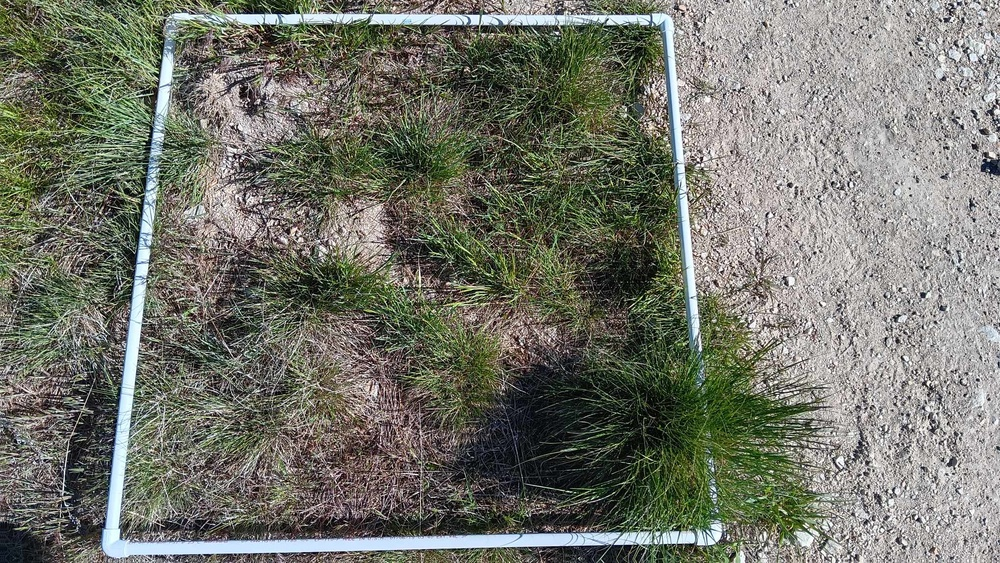
#> input picture test_photos/436528119_1196238948364443_4516331225441928269_n.jpg, 1000 x 563 px, shrunk from 2040 x 1148 before the run; its folder holds only this picture in this run
$ jupyter execute --allow-errors investigation_denoising_method.ipynb
#> lines starting #> are read from the running program, lines starting #| are printed output that depends on the picture; after the words box and inside, x2 and y2 are one past the last pixel; in counts of white or black regions, pixels touching at a corner belong together
The purpose of this notebook is to try all of the denoising methods and see which one works best. Use the following for loop to test each method on every image in quadrat_photos_subset_for_debugging.

[cell 1]
import glob
import cv2
import numpy as np
from matplotlib import pyplot as plt
from skimage import io, measure, img_as_float, img_as_ubyte
from scipy import ndimage as nd
from skimage.color import label2rgb
from skimage.restoration import denoise_nl_means, estimate_sigma


# Define a path to the folder that contains the photos I want to test with loops
path = '../photos/test_photos_greenhouse/*'

[cell 2]
for i, file in enumerate(glob.glob(path)):
    # Read in images in color
    img = cv2.imread(file)

    # Reduce the image size by half because the windows are too huge.
    img = cv2.resize(img, (0, 0), fx=.5, fy=.5)

    # Show each image in its own window.
    cv2.imshow(f'image {i}', img)

# Allows you to close all windows (individually, or close all with ctrl+w)
cv2.waitKey(0)
cv2.destroyAllWindows()

## cv2

### 2D custom filter

[cell 3]
# Start convolution by defining a kernel - a 25x25 matrix of all ones.
kernel = np.ones((3,3), np.float32) / 9
# Alternate option is (5,5) and divided by 25. It makes the images even more blurry.


for i, file in enumerate(glob.glob(path)):
    # Read in images in color
    img = cv2.imread(file)

    # Reduce the image size by half because the windows are too huge.
    img = cv2.resize(img, (0, 0), fx=.5, fy=.5)

    # Apply 2D custom filter
    filter_2D = cv2.filter2D(img, -1, kernel)

    # Show each image in its own window.
    cv2.imshow(f'image {i}', filter_2D)

# Allows you to close all windows (individually, or close all with ctrl+w)
cv2.waitKey(0)
cv2.destroyAllWindows()

### Blur

[cell 4]
for i, file in enumerate(glob.glob(path)):
    # Read in images in color
    img = cv2.imread(file)

    # Reduce the image size by half because the windows are too huge.
    img = cv2.resize(img, (0, 0), fx=.5, fy=.5)

    # Apply blur filter
    img_blur = cv2.blur(img, (3,3))

    # Show each image in its own window.
    cv2.imshow(f'image {i}', img_blur)

# Allows you to close all windows (individually, or close all with ctrl+w)
cv2.waitKey(0)
cv2.destroyAllWindows()

### Gaussian Blur

[cell 5]
for i, file in enumerate(glob.glob(path)):
    # Read in images in color
    img = cv2.imread(file)

    # Reduce the image size by half because the windows are too huge.
    img = cv2.resize(img, (0, 0), fx=.5, fy=.5)

    # Apply gaussian blur filter
    img_gaussian_blur = cv2.GaussianBlur(img, (3,3), 0)

    # Show each image in its own window.
    cv2.imshow(f'image {i}', img_gaussian_blur)

# Allows you to close all windows (individually, or close all with ctrl+w)
cv2.waitKey(0)
cv2.destroyAllWindows()

### Median Filter
(designed to blur but maintain edges)

[cell 6]
for i, file in enumerate(glob.glob(path)):
    # Read in images in color
    img = cv2.imread(file)

    # Reduce the image size by half because the windows are too huge.
    img = cv2.resize(img, (0, 0), fx=.5, fy=.5)

    # Apply median filter
    median_filtered_img = cv2.medianBlur(img, 3)

    # Show each image in its own window.
    cv2.imshow(f'image {i}', median_filtered_img)

# Allows you to close all windows (individually, or close all with ctrl+w)
cv2.waitKey(0)
cv2.destroyAllWindows()

### Bilateral filter
(designed to blur but maintain edges - generally better than median)

[cell 7]
for i, file in enumerate(glob.glob(path)):
    # Read in images in color
    img = cv2.imread(file)

    # Reduce the image size by half because the windows are too huge.
    img = cv2.resize(img, (0, 0), fx=.5, fy=.5)

    # Apply bilateral filter
    bilateral_blurred_img = cv2.bilateralFilter(img, d=9, sigmaColor=75, sigmaSpace=75)

    # Show each image in its own window.
    cv2.imshow(f'image {i}', bilateral_blurred_img)

# Allows you to close all windows (individually, or close all with ctrl+w)
cv2.waitKey(0)
cv2.destroyAllWindows()

### Non-Local means
Very smudgy, and seems to create artifacts. But seems pretty competent at isolating shapes.

NL means documentation:
https://pydocs.github.io/p/skimage/0.17.2/api/skimage.restoration.non_local_means.denoise_nl_means
https://scikit-image.org/docs/stable/auto_examples/filters/plot_nonlocal_means.html

[cell 8]
# BEWARE THIS FOR LOOP IT RUNS FOR A VERY LONG TIME. I'm saving the results in the folder nl_means_denoising_results so I don't have to run it again.

path = '../photos/test_photos/*'

for i, file in enumerate(glob.glob(path)):
    # Read in images in color
    img = io.imread(file)
#> img is the input picture: shape (563, 1000, 3); mean R, G, B 115.2, 116.8, 106.6

    # Reduce the image size by half because the windows are too huge.
    img = cv2.resize(img, (0, 0), fx=.5, fy=.5)
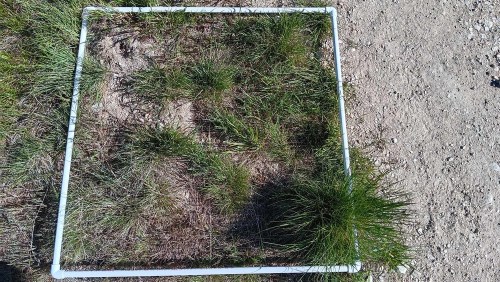
#> img: shape (282, 500, 3); mean R, G, B 115.3, 116.9, 106.8

    # Convert image to a float - necessary here because math will be done on the pixel values
    img = img_as_float(img)

    # estimate the noise standard deviation from the noisy image
    sigma_est = np.mean(estimate_sigma(img, channel_axis=-1))
#> sigma_est = 0.0836

    # Denoise the image based on the sigma that was just found
    denoised = denoise_nl_means(img, h=1.15 * sigma_est, fast_mode=True, patch_size=5, patch_distance=3)

    # Convert it back to ubyte
    denoised_ubyte = img_as_ubyte(denoised)

    plt.imsave(f'../results/test_photos_nl_means_denoised_io.imread()/io_image_{i}.jpg', denoised_ubyte)

I'm going to use the same method on a photo with the spyder color checker.

[cell 9]
img = cv2.imread('../photos/raw_photos/20240530_164439.jpg')

# Reduce the image size by half because the windows are too huge.
#> (the rest of this cell did not finish here and is left out)

Make a histogram showing the hue, saturation, and value distributions - before and after denoising

#> (a cell that did not finish here is left out)

[cell 11]
# Convert image to HSV
img_hsv = cv2.cvtColor(denoised_ubyte, cv2.COLOR_RGB2HSV)
#> img_hsv: shape (282, 500, 3); mean H, S, V 84.8, 5.4, 114.8

# Split the HSV image into its channels
hue, saturation, value = cv2.split(img_hsv)

# Make a histogram for each channel
plt.hist(value.flatten(), bins=256, color='gray', alpha=.6, label='Value')
plt.hist(saturation.flatten(), bins=256, color='teal', alpha=.6, label='Saturation')
plt.hist(hue.flatten(), bins=180, color='magenta', alpha=.6, label='Hue')

Looks like denoising switches the saturation to the opposite end and it splits the hue from one peak to two - at least for this image. Probably need to do this experiment on more of the images. For loop tomfoolery to follow.

[cell 12]
# Create a figure and a set of subplots with 4 rows and 5 columns
fig, axes = plt.subplots(nrows=4, ncols=5, figsize=(15, 10))

# Flatten the axes array for easy iteration
axes = axes.flatten()

# Precompute common constants
resize_factor = 0.5
hsv_bins = 256
hue_bins = 180
alpha_level = .6

for ax, file in zip(axes, glob.glob(path)):
    # Read in images in color
    img = cv2.imread(file, 1)
#> img: shape (563, 1000, 3)

    # Reduce the image size by half because the windows are too huge.
    img = cv2.resize(img, (0, 0), fx=resize_factor, fy=resize_factor)
#> img: shape (282, 500, 3)

    # DENOISE
    # Convert image to a float
    img = img_as_float(img)

    # estimate the noise standard deviation from the noisy image
    sigma_est = np.mean(estimate_sigma(img, channel_axis=-1))

    # Denoise the image based on the sigma that was just found
    denoised = denoise_nl_means(img, h=1.15 * sigma_est, fast_mode=True, patch_size=5, patch_distance=3)

    # Convert the image back into a ubyte
    denoised_ubyte = img_as_ubyte(denoised)

    # SPLIT FOR HISTOGRAMS
    # Convert the images to HSV
    img_hsv = cv2.cvtColor(denoised_ubyte, cv2.COLOR_RGB2HSV)
#> img_hsv: shape (282, 500, 3); mean H, S, V 31.2, 5.4, 114.8

    # Split the HSV image into its channels
    hue, saturation, value = cv2.split(img_hsv)

    # Make a histogram for each channel
    ax.hist(value.flatten(), bins=hsv_bins, color='gray', alpha=alpha_level, label='Value')
    ax.hist(saturation.flatten(), bins=hsv_bins, color='teal', alpha=alpha_level, label='Saturation')
    ax.hist(hue.flatten(), bins=hue_bins, color='magenta', alpha=alpha_level, label='Hue')


# Adjust layout
plt.tight_layout()
plt.show()
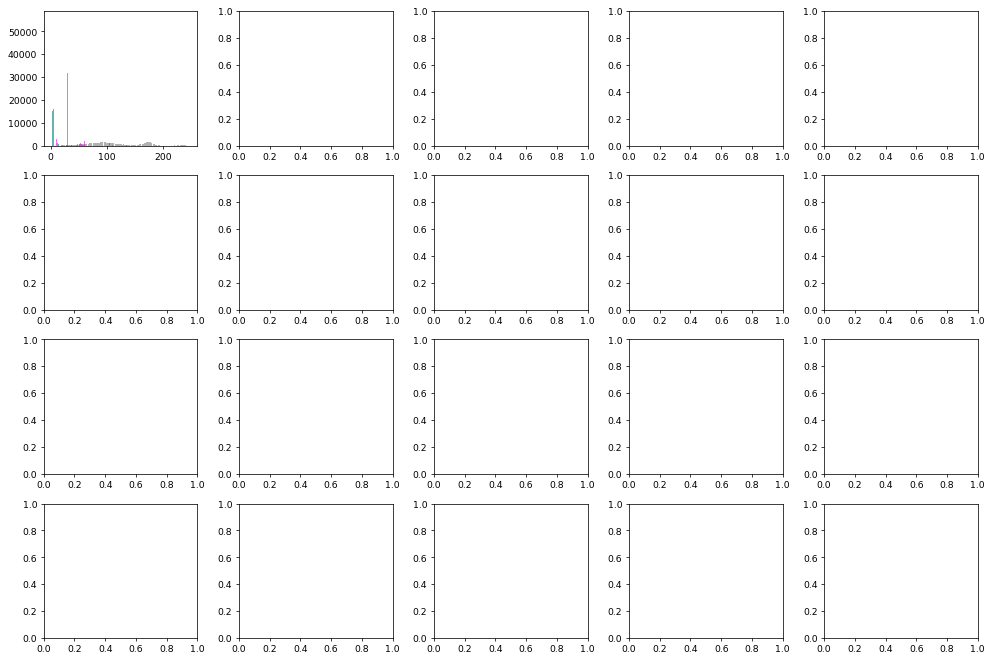
#> figure drawn by matplotlib, 1 panel; tallest bar 1604 high, from x = 174.7 to 175.6; tallest bar 18866 high, from x = 1.82 to 2.18; tallest bar 56098 high, from x = 5.55e-17 to 0.961

Now try segmenting the greens out of one of these images.

#> (a cell that did not finish here is left out)

#> (a cell that did not finish here is left out)

This histogram tells me in which ranges to segment the image

[cell 15]
mask = cv2.inRange(img_hsv, (50, 0, 0), (90, 255, 255))
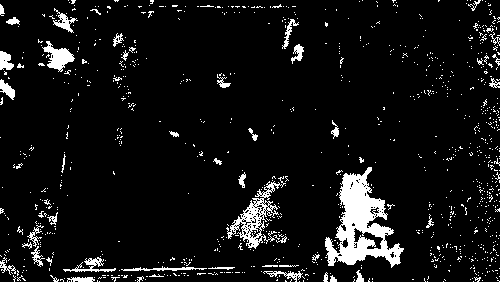
#> mask: shape (282, 500); 7.4% white; 957 white regions (908 under 20 px), largest, box (x1, y1, x2, y2) and area: (325, 167, 404, 268) 3480, (226, 176, 286, 249) 1112, (42, 41, 75, 72) 462

# Close mask. This appears to increase the value contrast in order to bring out the segmented shapes.
closed_mask = nd.binary_closing(mask, np.ones((7,7)))
#> closed_mask: shape (282, 500) bool; 13.1% white; 187 white regions (135 under 20 px), largest, box (x1, y1, x2, y2) and area: (312, 167, 404, 279) 4655, (214, 176, 289, 252) 2319, (63, 251, 245, 279) 1845

# Each shape gets its own color
label_image = measure.label(closed_mask)
#> label_image: shape (282, 500) int32; 188 distinct labels, from 0 to 187

# Overlays labelled image on top of og image.
image_label_overlay = label2rgb(label_image, image=img)
plt.imsave('../results/image_10_without_denoising.jpg', image_label_overlay)
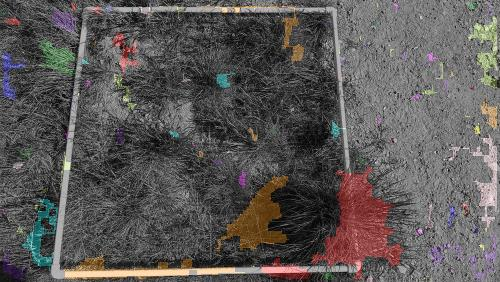
#> saved as image_10_without_denoising.jpg: shape (282, 500, 3); mean R, G, B 91.7, 87.9, 86.4

Run for loops that will run this same process on the images - denoised with nl_means, and not denoised (on the original image). The hue range to be segmented remains from 50-90. There is no restriction on saturation and value.

[cell 16]
# DENOISED
path = '../photos/test_photos/*'

for i, file in enumerate(glob.glob(path)):
    # Read in images in color
    img = cv2.imread(file)

    # Convert the image to HSV
    img_hsv = cv2.cvtColor(img, cv2.COLOR_RGB2HSV)
#> img_hsv: shape (563, 1000, 3); mean H, S, V 86.6, 53.5, 120.9

    # Split the HSV image into its channels
    hue, saturation, value = cv2.split(img_hsv)
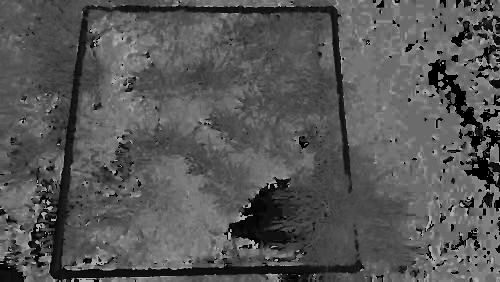
#> hue: shape (563, 1000) (shown at 1/2 size); min 0, max 178, mean 86.6
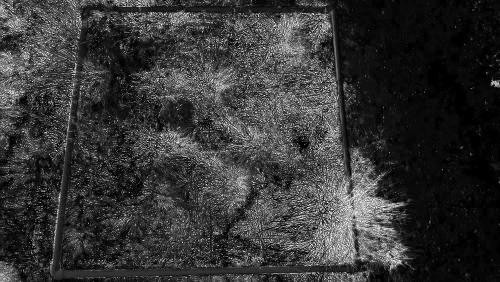
#> saturation: shape (563, 1000) (shown at 1/2 size); min 0, max 255, mean 53.5
#> value: shape (563, 1000)

    # Make a mask with a hue range of 50-90.
    mask = cv2.inRange(img_hsv, (50, 0, 0), (90, 255, 255))
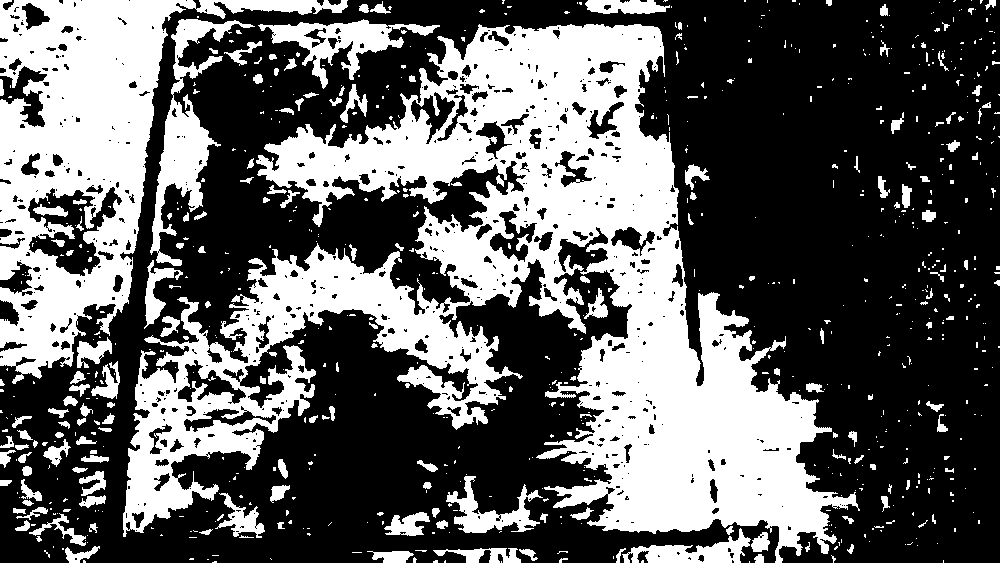
#> mask: shape (563, 1000); 38.1% white; 756 white regions (572 under 20 px), largest, box (x1, y1, x2, y2) and area: (123, 24, 860, 563) 137306, (0, 0, 348, 384) 42893, (150, 19, 255, 266) 6093

    # Each shape gets its own color
    label_image = measure.label(mask)
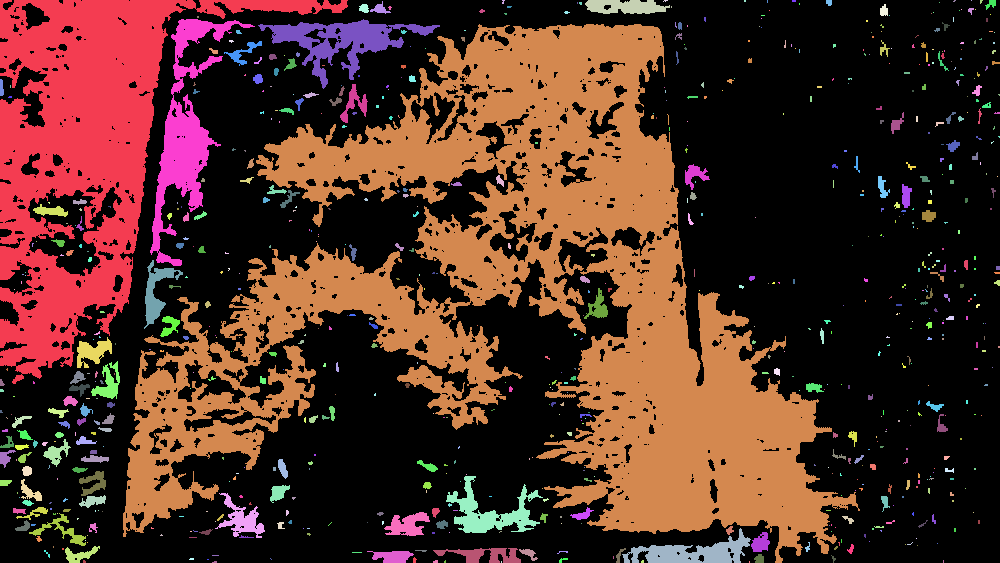
#> label_image: shape (563, 1000) int64; 757 distinct labels, from 0 to 756; one colour per label, 0 black

    # Overlays labelled image on top of og image.
    image_label_overlay = label2rgb(label_image, image=img)
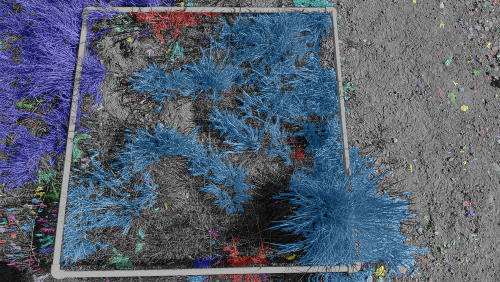
#> image_label_overlay: shape (563, 1000, 3) float64 (shown at 1/2 size); mean B, G, R 0.439, 0.378, 0.339

    # # Reduce the image size by half because the windows are too huge.
    # image_label_overlay = cv2.resize(image_label_overlay, (0, 0), fx=.5, fy=.5)

    # Save the images
    plt.imsave(f'../results/segmented_images_with_and_without_denoising/image_{i}_without_denoising.jpg', image_label_overlay)
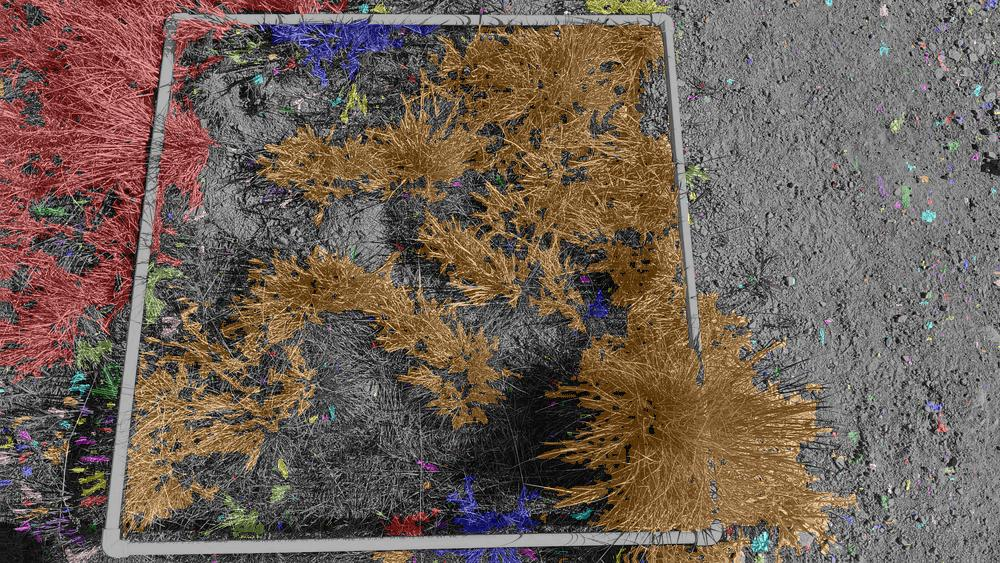
#> saved as image_0_without_denoising.jpg: shape (563, 1000, 3); mean R, G, B 111.2, 96.1, 86

    # # Show each image in its own window.
    # cv2.imshow(f'image {i}', image_label_overlay)

# # Allows you to close all windows (individually, or close all with ctrl+w)
# cv2.waitKey(0)
# cv2.destroyAllWindows()

$ run again, on test_photos/441401722_1931626287270077_6755568313090221713_n.jpg
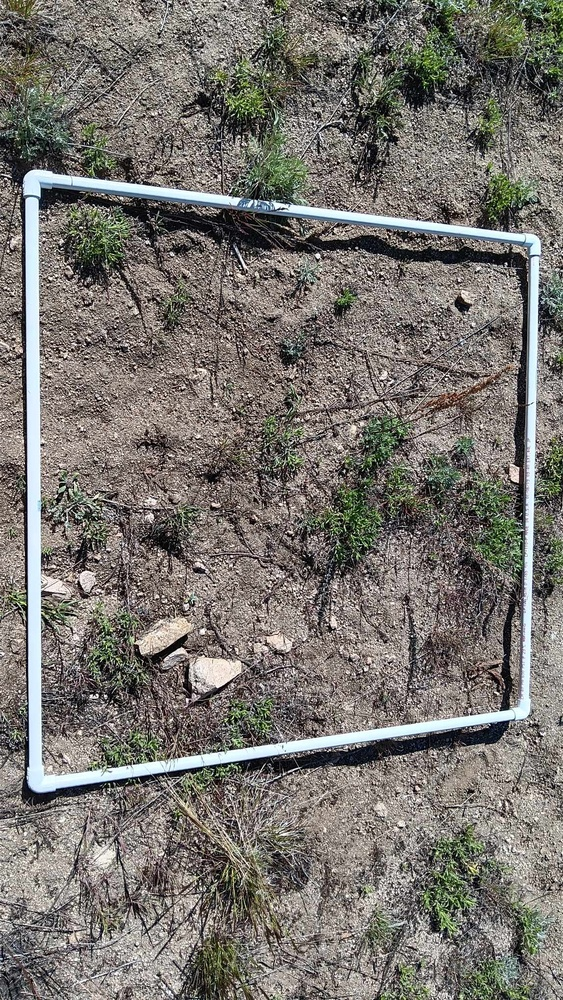
#> input picture test_photos/441401722_1931626287270077_6755568313090221713_n.jpg, 563 x 1000 px, shrunk from 1148 x 2040 before the run
#> img is the input picture: shape (1000, 563, 3); mean R, G, B 119.5, 115.8, 110.3
#> sigma_est = 0.0942
#> `mask = cv2.inRange(img_hsv, (50, 0, 0), (90, 255, 255))`:
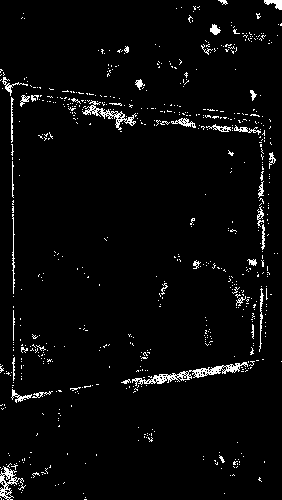
#> mask: shape (500, 282); 3.4% white in thin lines or dots
#> closed_mask: shape (500, 282) bool; 7.7% white; 107 white regions (70 under 20 px), largest, box (x1, y1, x2, y2) and area: (154, 104, 276, 277) 2524, (3, 72, 143, 297) 2367, (121, 276, 272, 393) 2366
#> `plt.imsave(f'../results/segmented_images_with_and_without_denoising/im..`:
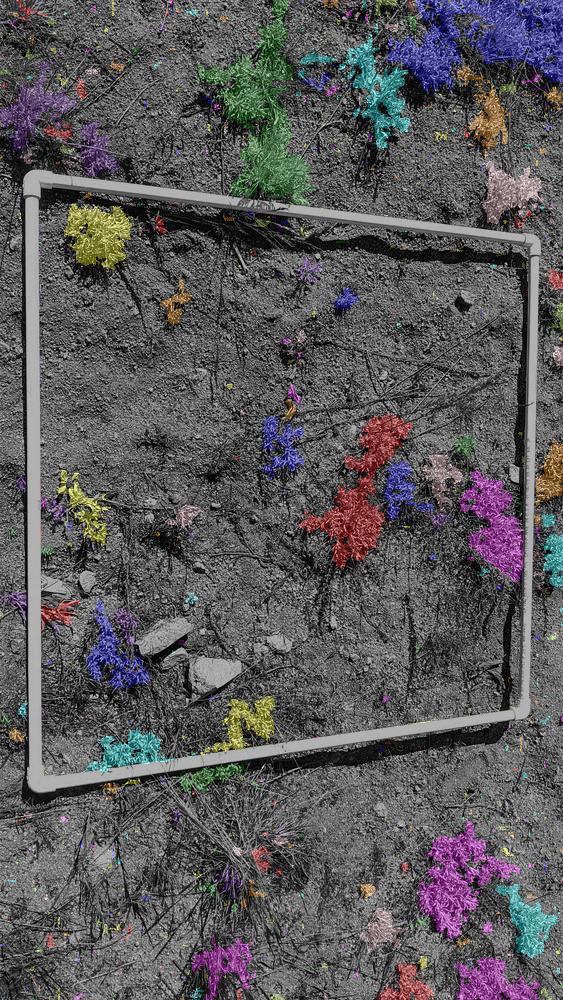
#> saved as image_0_without_denoising.jpg: shape (1000, 563, 3); mean R, G, B 91, 89.2, 91.3
